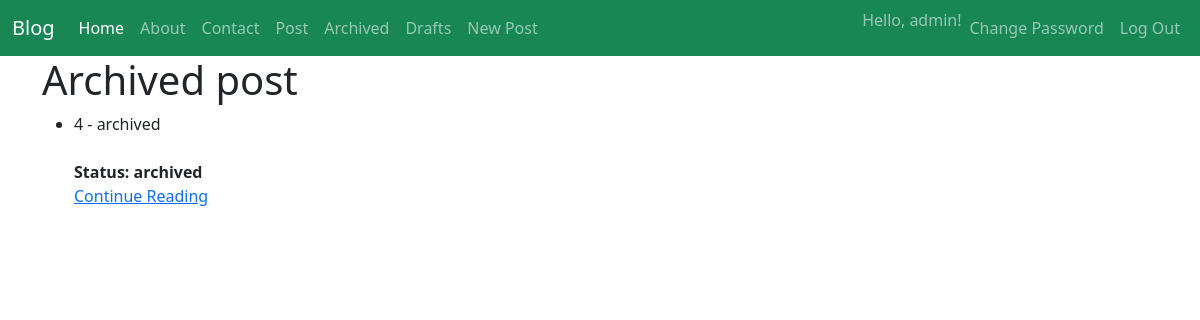
The app's page /posts/archive/ (signed in) with its own data.
### posts/models.py (models this page shows, shortened)
class post(models.Model): #OOP (Object Oriented Programing)
    title = models.CharField(max_length=128)
    subtitle = models.CharField(max_length=256)
    body = models.TextField()
    created_on = models.DateTimeField(auto_now_add=True)
    author = models.ForeignKey(
        get_user_model(),
        on_delete=models.CASCADE
    ) #User Model
    status = models.ForeignKey(
        Status,
        on_delete=models.DO_NOTHING
    )

class Status(models.Model):
    class Meta:
        verbose_name_plural = "Status"
    name = models.CharField(max_length=128, unique=True)
    description = models.CharField(max_length=200, help_text="Write a description about the status")
    def __str__(self):
        return f"{self.name}"

### posts/views.py (the view)
# urls.py: path("archive/", PostArchiveListView.as_view(), name="post_archive_list"),
class PostArchiveListView(ListView):
    template_name = "posts/list.html"
    archived_status = Status.objects.get(name="archived")
    queryset = post.objects.filter(status=archived_status)
    context_object_name = "posts"
    def get_context_data(self, **kwargs):
        context = super().get_context_data(**kwargs)
        context["post_status"] = "Archived"
        return context

### templates/posts/list.html (shortened to what this page needs)
{% extends 'base.html' %}
{% block content %}
    <h1>{{ post_status }} post</h1>
    <div>
        <ul>
            {% for post in posts  %}
            <li>{{post.id}} - {{post.title}}</li><br>
            <span><strong>Status: {{ post.status }}</strong></span> <br>
            <a href="{% url 'post_detail' post.id %}">Continue Reading</a>
            {% endfor %}
        </ul>
    </div>
{% endblock %}

### templates/navbar.html (shortened to what this page needs)
<nav class="navbar navbar-expand-lg bg-success" data-bs-theme="dark">
    <div class="container-fluid">
        <a class="navbar-brand" href="{% url 'home' %}">Blog</a>
        <div class="collapse navbar-collapse" id="navbarSupportedContent">
            <ul class="navbar-nav me-auto mb-2 mb-lg-0">
                <li class="nav-item">
                    <a class="nav-link active" aria-current="page" href="{% url 'home' %}">Home</a>
                </li>
                <li class="nav-item">
                    <a class="nav-link" href="{% url 'about' %}">About</a>
                </li>
                <li class="nav-item">
                    <a class="nav-link" href="{% url 'contact' %}">Contact</a>
                </li>
                <li class="nav-item">
                    <a class="nav-link" href="{% url 'post_list' %}">Post</a>
                </li>
                {% if user.is_authenticated %}
                <li class="nav-item">
                    <a class="nav-link" href="{% url 'post_archive_list' %}">Archived</a>
                </li>
                <li class="nav-item">
                    <a class="nav-link" href="{% url 'post_draft_list' %}">Drafts</a>
                </li>
                <li class="nav-item">
                    <a class="nav-link" href="{% url 'post_new' %}">New Post</a>
                </li>
                {% endif %}
            </ul>
            <div class="d-flex">
                <ul class="navbar-nav me-auto mb-2 mb-lg-0">
                    {% if user.is_authenticated %}
                    <li>
                        <span class="navbar-text">Hello, {{ user.username }}!</span>
                    </li>
                    <li class="nav-item">
                        <a class="nav-link" href="{% url 'password_change' %}">Change Password</a>
                    </li>
                    <li class="nav-item">
                        <form action="{% url 'logout' %}" method="post">
                            <input type="submit" value="Log Out" class="nav-link">
                        </form>
                    </li>
                    {% endif %}
                </ul>
            </div>
        </div>
    </div>
</nav>

### records on screen
post: id "4", title "archived", status "archived"

### other values on screen
{{ user.username }} "admin"
{{ post_status }} "Archived"
